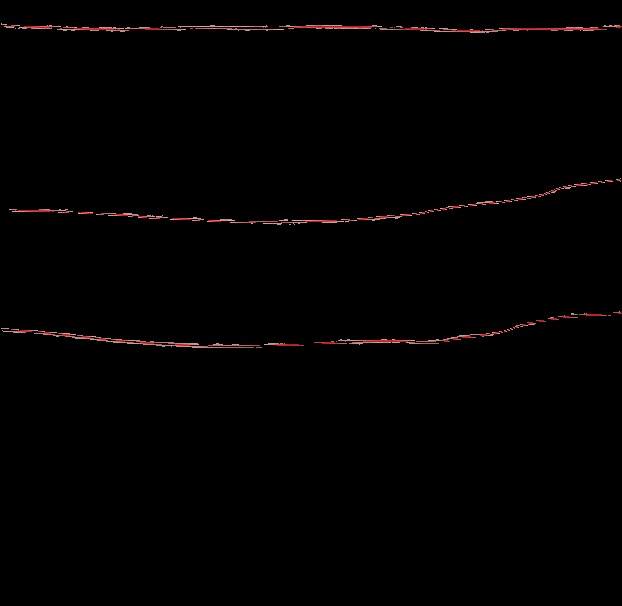
#> input picture us_label/1.jpg, 622 x 606 px, found by its file name
$ python label_photo.py
#> lines starting #> are read from the running program, lines starting #| are printed output that depends on the picture; after the words box and inside, x2 and y2 are one past the last pixel; in counts of white or black regions, pixels touching at a corner belong together
import os
import pylab

import matplotlib.pyplot as plt
import numpy as np
from cv2 import cv2


def process_RGB_channel(path_0, path_1):
    src = cv2.imread(path_0)
    B = src[:, :, 0]
    G = src[:, :, 1]
    R = src[:, :, 2]
    x, y = R.shape
    for i in range(x):
        for j in range(y):
            print(i, j)
            if R[i, j] < 170:
                R[i, j] = 0
                G[i, j] = 0
                B[i, j] = 0
            if G[i, j] > 160:
                R[i, j] = 0
                G[i, j] = 0
                B[i, j] = 0
            if B[i, j] > 160:
                R[i, j] = 0
                G[i, j] = 0
                B[i, j] = 0

    src_new = np.zeros(src.shape).astype("uint8")
    src_new[:, :, 0] = B
    src_new[:, :, 1] = G
    src_new[:, :, 2] = R
    cv2.imwrite(path_1, src_new)


def process_closing(path_1, path_2):
    img = cv2.imread(path_1, 2)
#> img: shape (606, 622); min 0, max 191, mean 1.5
    # kernel = cv2.getStructuringElement(cv2.MORPH_RECT, (15, 15))
    kernel = cv2.getStructuringElement(cv2.MORPH_ELLIPSE, (30, 30))
    closing = cv2.morphologyEx(img, cv2.MORPH_CLOSE, kernel)
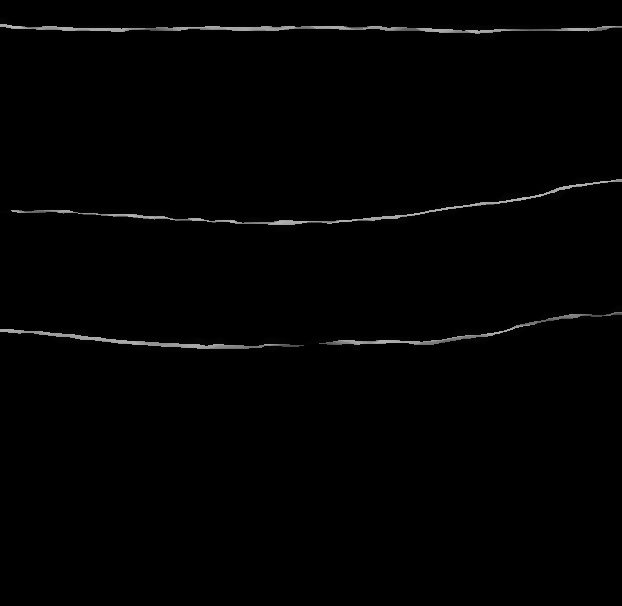
#> closing: shape (606, 622); min 0, max 186, mean 2.2
    cv2.imwrite(path_2, closing)


def binary_photo(path):
    src = cv2.imread(path)
#> src: shape (606, 622, 3); min 0, max 187, mean 2.2
    R = src[:, :, 2]
    x, y = R.shape
#> x = 606; y = 622
    for i in range(x):
        for j in range(y):
            print(i, j)
            if R[i, j] < 30:
                R[i, j] = 0
            else:
                R[i, j] = 255
            print(R[i, j])
#> this loop made 606 passes
#> (printed output is left out)
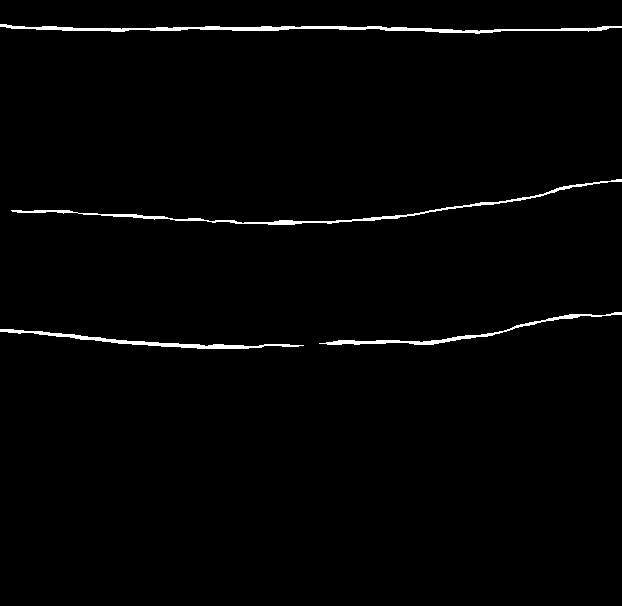
#> R: shape (606, 622); 1.4% white; 4 white regions, box (x1, y1, x2, y2) and area: (0, 24, 622, 34) 1943, (11, 179, 622, 225) 1509, (0, 329, 304, 349) 1033, (319, 312, 622, 345) 918

    src_new = np.zeros(src.shape).astype("uint8")
    src_new[:, :, 0] = R
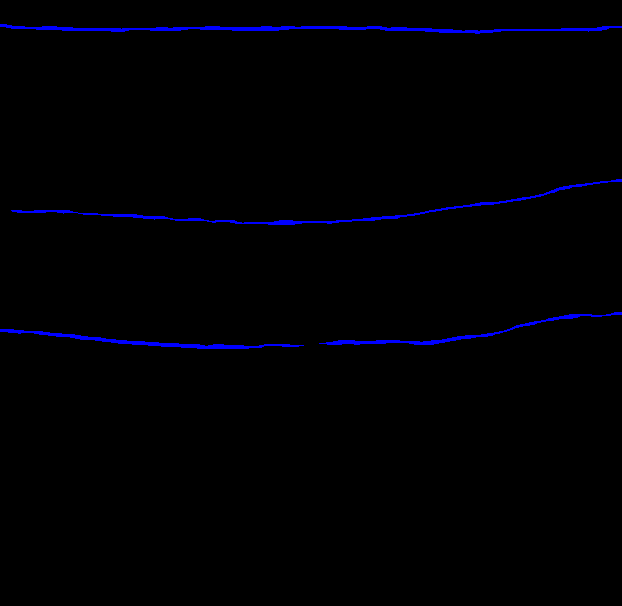
#> src_new: shape (606, 622, 3); mean of channels 0, 1, 2 3.7, 0, 0; drawn as B, G, R
    src_new[:, :, 1] = R
    src_new[:, :, 2] = R
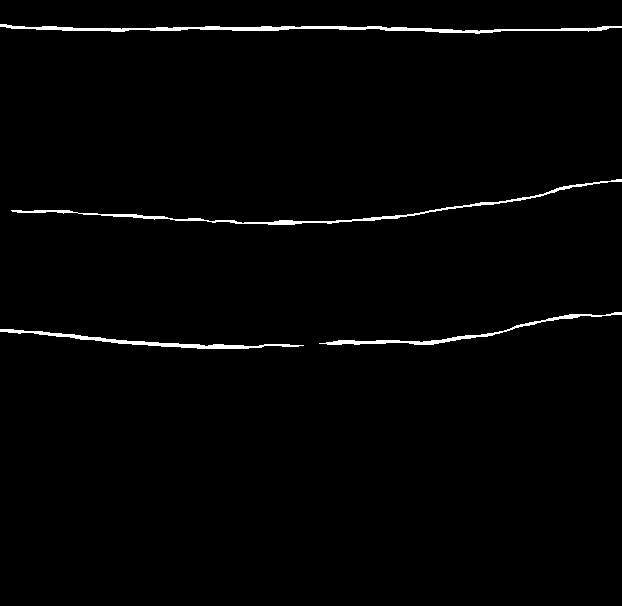
#> src_new: shape (606, 622, 3); 1.4% white; 4 white regions, box (x1, y1, x2, y2) and area: (0, 24, 622, 34) 1943, (11, 179, 622, 225) 1509, (0, 329, 304, 349) 1033, (319, 312, 622, 345) 918
    cv2.imwrite(path, src_new)
    print(path)


def show_photo(path):
    img = cv2.imread(path)
#> img: shape (606, 622, 3); min 0, max 255, mean 3.7
    R = img[:, :, 2]
    # cv2.imshow("img", img)
    # cv2.waitKey(0)
    plt.imshow(img)
    plt.show()
    # plt.hist(R.ravel(), 256, [0, 256])
    # plt.show()


path_0 = r"D:\TONG\github\Monologuethl\corp_img\0.jpg"
path_1 = r"D:\TONG\github\Monologuethl\us_label\1.jpg"
path_2 = r"D:\TONG\github\Monologuethl\us_label\2.jpg"


if __name__ == '__main__':

    # process_RGB_channel(path_0, path_1)
    process_closing(path_1, path_2)
    binary_photo(path_2)
    show_photo(path_2)

# [28 lines of commented-out code are left out]
